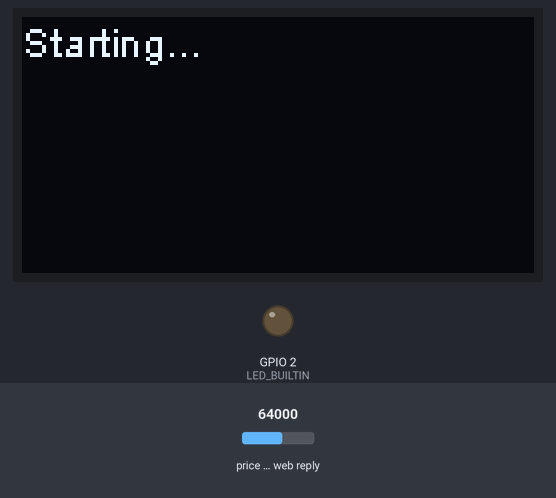
Simulated run of this program. Board: ESP32. Shown: 128×64 one-colour display, output pins drawn as LEDs (lit = HIGH). The test bench sets the inputs (shaded band); at power-on: price in the web reply 64000. WiFi joins after 1.5 s; servers stay silent unless stated; web services answer with replies made up by the test bench; what the program prints to the serial monitor is not drawn.

Above: at 0.4 s.
At 5.5 s:
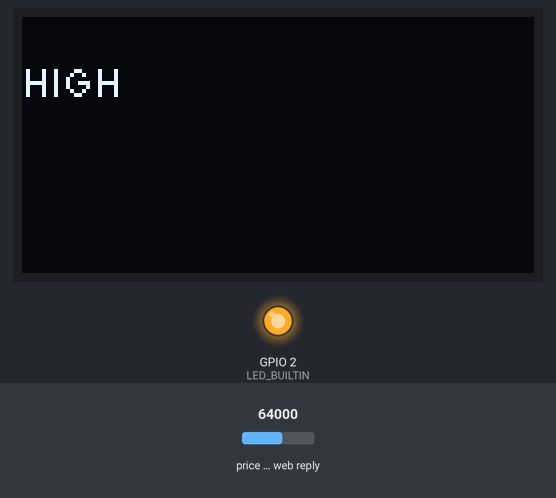
5.6 s: price in the web reply set to 21580
At 8.5 s:
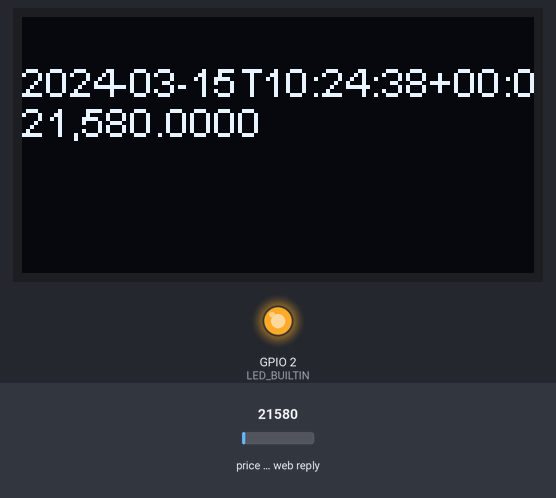
Timing chart, 0 to 10.0 s (numbered marks = the images above; inputs shaded):
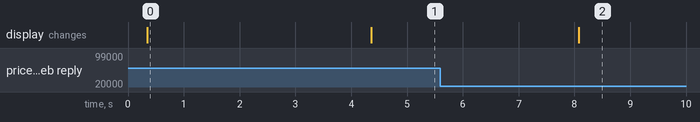

The program:

main.cpp
```cpp
#include <ArduinoJson.h>
#include <HTTPClient.h>
#include <WiFi.h>
#include <WiFiMulti.h>
#include <heltec.h>

WiFiMulti wifiMulti;

const char* ssid = "YOUR_SSID";
const char* password = "YOUR_PASSWORD";
const char* url = "https://api.coindesk.com/v1/bpi/currentprice/btc.json";

void setup() {
  Heltec.begin(
    true,  // DisplayEnable
    false, // LoRaEnable
    true   // SerialEnable
  );
  delay(300);

  Heltec.display->clear();
  Heltec.display->drawString(0, 0, "Starting...");
  Heltec.display->display();

  pinMode(LED_BUILTIN, OUTPUT);
  Serial.begin(9600);

  Serial.println();
  Serial.println();
  Serial.println();

  for (uint8_t t = 4; t > 0; t--) {
    Serial.printf("Connecting %d...\n", t);
    Serial.flush();
    delay(1000);
  }

  wifiMulti.addAP(ssid, password);
}

void loop() {
  digitalWrite(LED_BUILTIN, HIGH);
  Heltec.display->clear();
  Heltec.display->drawString(0, 10, "HIGH");
  Heltec.display->display();
  delay(2000);

  // Wait for WiFi connection
  if ((wifiMulti.run() == WL_CONNECTED)) {

    Serial.print("[http] begin...\n");
    HTTPClient http;
    http.begin(url);

    Serial.print("[http] GET...\n");
    int httpCode = http.GET();

    if (httpCode > 0) {
      Serial.printf("[http] GET... code: %d\n", httpCode);

      if (httpCode == HTTP_CODE_OK) {
        String payload = http.getString();

        DynamicJsonDocument doc(1024);
        deserializeJson(doc, payload);
        const char* time = doc["time"]["updatedISO"];
        const char* rate = doc["bpi"]["USD"]["rate"];

        Serial.println(time);
        Serial.println(rate);
        Heltec.display->clear();
        Heltec.display->drawString(0, 10, time);
        Heltec.display->drawString(0, 20, rate);
        Heltec.display->display();
        delay(60000);
      }
    } else {
      Serial.printf(
        "[http] GET... failed, error: %s\n",
        http.errorToString(httpCode).c_str());
    }

    http.end();
  }

  digitalWrite(LED_BUILTIN, LOW);
  Heltec.display->clear();
  Heltec.display->drawString(0, 10, "LOW");
  Heltec.display->display();
  delay(2000);
}
```

Measured:
- after the input at 5.6 s, the display: changes after 2.5 s (image 2)
- what the display in image 0 shows lasts 4.1 s, from 0.3 s to 4.4 s
